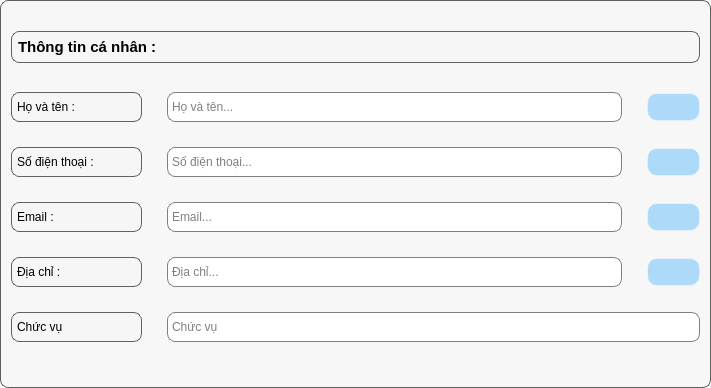
                  <widget class="QWidget" name="widget_30" native="true">
                   <property name="minimumSize">
                    <size>
                     <width>711</width>
                     <height>388</height>
                    </size>
                   </property>
                   <property name="styleSheet">
                    <string notr="true">QWidget {
    border: 1px solid rgba(60, 60, 60, 0.8); /* Viền mỏng màu xám đậm */
    border-radius: 8px; /* Bo góc mềm mại hơn */
    box-shadow: 0 2px 10px rgba(0, 0, 0, 0.15); /* Thêm đổ bóng nhẹ */
    background-color: rgba(245, 245, 245, 0.5); /* Nền trắng đục nhẹ */
    padding: 2px; /* Thêm padding nhỏ */
}
</string>
                   </property>
                   <layout class="QHBoxLayout" name="horizontalLayout_50">
                    <property name="topMargin">
                     <number>4</number>
                    </property>
                    <item>
                     <layout class="QVBoxLayout" name="verticalLayout_7">
                      <property name="spacing">
                       <number>2</number>
                      </property>
                      <property name="bottomMargin">
                       <number>8</number>
                      </property>
                      <item>
                       <widget class="QLabel" name="label_84">
                        <property name="minimumSize">
                         <size>
                          <width>142</width>
                          <height>21</height>
                         </size>
                        </property>
                        <property name="maximumSize">
                         <size>
                          <width>2000</width>
                          <height>32</height>
                         </size>
                        </property>
                        <property name="font">
                         <font>
                          <pointsize>11</pointsize>
                          <weight>75</weight>
                          <bold>true</bold>
                         </font>
                        </property>
                        <property name="text">
                         <string>Thông tin cá nhân : </string>
                        </property>
                       </widget>
                      </item>
                      <item>
                       <layout class="QVBoxLayout" name="verticalLayout_8">
                        <property name="spacing">
                         <number>25</number>
                        </property>
                        <item>
                         <layout class="QGridLayout" name="gridLayout_81">
                          <item row="0" column="0">
                           <widget class="QLabel" name="label_85">
                            <property name="minimumSize">
                             <size>
                              <width>131</width>
                              <height>30</height>
                             </size>
                            </property>
                            <property name="font">
                             <font>
                              <pointsize>9</pointsize>
                             </font>
                            </property>
                            <property name="text">
                             <string>Họ và tên : </string>
                            </property>
                           </widget>
                          </item>
                          <item row="0" column="1">
                           <widget class="QLineEdit" name="hoten_lline_2">
                            <property name="minimumSize">
                             <size>
                              <width>411</width>
                              <height>30</height>
                             </size>
                            </property>
                            <property name="styleSheet">
                             <string notr="true">QLineEdit {
background-color:white;
border : 1px solid grey;
}
QLineEdit:hover{
border : 2px solid #e67e22;
}
</string>
                            </property>
                            <property name="placeholderText">
                             <string>Họ và tên...</string>
                            </property>
                           </widget>
                          </item>
                          <item row="0" column="2">
                           <widget class="QPushButton" name="edit_hoten_3">
                            <property name="minimumSize">
                             <size>
                              <width>53</width>
                              <height>28</height>
                             </size>
                            </property>
                            <property name="font">
                             <font>
                              <pointsize>-1</pointsize>
                              <weight>75</weight>
                              <bold>true</bold>
                             </font>
                            </property>
                            <property name="styleSheet">
                             <string notr="true">QPushButton {
    background-color: rgba(0, 150, 255, 0.3); /* Nền xanh trong suốt */
    color: white;
    font-weight: bold;
    font-size: 14px;
    border-radius: 10px;
    
    /* Viền sáng */
    border: 1.5px solid rgba(255, 255, 255, 0.4);
    
    /* Đổ bóng - QSS hỗ trợ giới hạn */
    border-style: outset;
    border-width: 1px;
    
    /* Gradient xanh */
}

QPushButton:hover {
    background-color: rgba(30, 170, 255, 0.5); /* Xanh sáng hơn khi hover */
    border: 1.5px solid rgba(255, 255, 255, 0.6);
}

QPushButton:pressed {
    background-color: rgba(0, 120, 200, 0.4);
    border: 1.5px solid rgba(255, 255, 255, 0.3);
    padding-top: 9px; /* Tạo hiệu ứng nhấn xuống */
    padding-left: 17px;
}
</string>
                            </property>
                            <property name="text">
                             <string/>
                            </property>
                            <property name="icon">
                             <iconset resource="../../../admin/ui/ui_design/resource.qrc">
                              <normaloff>:/icons/icons/edit-11-xxl (1).png</normaloff>:/icons/icons/edit-11-xxl (1).png</iconset>
                            </property>
                           </widget>
                          </item>
                         </layout>
                        </item>
                        <item>
                         <layout class="QGridLayout" name="gridLayout_82">
                          <item row="0" column="0">
                           <widget class="QLabel" name="label_86">
                            <property name="minimumSize">
                             <size>
                              <width>131</width>
                              <height>30</height>
                             </size>
                            </property>
                            <property name="font">
                             <font>
                              <pointsize>9</pointsize>
                             </font>
                            </property>
                            <property name="text">
                             <string>Số điện thoại : </string>
                            </property>
                           </widget>
                          </item>
                          <item row="0" column="1">
                           <widget class="QLineEdit" name="phonenum_line_3">
                            <property name="minimumSize">
                             <size>
                              <width>411</width>
                              <height>30</height>
                             </size>
                            </property>
                            <property name="styleSheet">
                             <string notr="true">QLineEdit {
background-color:white;
border : 1px solid grey;
}
QLineEdit:hover{
border : 2px solid #e67e22;
}
</string>
                            </property>
                            <property name="placeholderText">
                             <string>Số điện thoại...</string>
                            </property>
                           </widget>
                          </item>
                          <item row="0" column="2">
                           <widget class="QPushButton" name="edit_phonenum_3">
                            <property name="minimumSize">
                             <size>
                              <width>53</width>
                              <height>28</height>
                             </size>
                            </property>
                            <property name="maximumSize">
                             <size>
                              <width>16777215</width>
                              <height>28</height>
                             </size>
                            </property>
                            <property name="font">
                             <font>
                              <pointsize>-1</pointsize>
                              <weight>75</weight>
                              <bold>true</bold>
                             </font>
                            </property>
                            <property name="styleSheet">
                             <string notr="true">QPushButton {
    background-color: rgba(0, 150, 255, 0.3); /* Nền xanh trong suốt */
    color: white;
    font-weight: bold;
    font-size: 14px;
    border-radius: 10px;
    
    /* Viền sáng */
    border: 1.5px solid rgba(255, 255, 255, 0.4);
    
    /* Đổ bóng - QSS hỗ trợ giới hạn */
    border-style: outset;
    border-width: 1px;
    
    /* Gradient xanh */
}

QPushButton:hover {
    background-color: rgba(30, 170, 255, 0.5); /* Xanh sáng hơn khi hover */
    border: 1.5px solid rgba(255, 255, 255, 0.6);
}

QPushButton:pressed {
    background-color: rgba(0, 120, 200, 0.4);
    border: 1.5px solid rgba(255, 255, 255, 0.3);
    padding-top: 9px; /* Tạo hiệu ứng nhấn xuống */
    padding-left: 17px;
}
</string>
                            </property>
                            <property name="text">
                             <string/>
                            </property>
                            <property name="icon">
                             <iconset resource="../../../admin/ui/ui_design/resource.qrc">
                              <normaloff>:/icons/icons/edit-11-xxl (1).png</normaloff>:/icons/icons/edit-11-xxl (1).png</iconset>
                            </property>
                           </widget>
                          </item>
                         </layout>
                        </item>
                        <item>
                         <layout class="QGridLayout" name="gridLayout_83">
                          <item row="0" column="0">
                           <widget class="QLabel" name="label_87">
                            <property name="minimumSize">
                             <size>
                              <width>131</width>
                              <height>30</height>
                             </size>
                            </property>
                            <property name="font">
                             <font>
                              <pointsize>9</pointsize>
                             </font>
                            </property>
                            <property name="text">
                             <string>Email :</string>
                            </property>
                           </widget>
                          </item>
                          <item row="0" column="1">
                           <widget class="QLineEdit" name="email_line_3">
                            <property name="minimumSize">
                             <size>
                              <width>411</width>
                              <height>30</height>
                             </size>
                            </property>
                            <property name="styleSheet">
                             <string notr="true">QLineEdit {
background-color:white;
border : 1px solid grey;
}
QLineEdit:hover{
border : 2px solid #e67e22;
}
</string>
                            </property>
                            <property name="placeholderText">
                             <string>Email...</string>
                            </property>
                           </widget>
                          </item>
                          <item row="0" column="2">
                           <widget class="QPushButton" name="edit_email_3">
                            <property name="minimumSize">
                             <size>
                              <width>53</width>
                              <height>28</height>
                             </size>
                            </property>
                            <property name="maximumSize">
                             <size>
                              <width>16777215</width>
                              <height>28</height>
                             </size>
                            </property>
                            <property name="font">
                             <font>
                              <pointsize>-1</pointsize>
                              <weight>75</weight>
                              <bold>true</bold>
                             </font>
                            </property>
                            <property name="styleSheet">
                             <string notr="true">QPushButton {
    background-color: rgba(0, 150, 255, 0.3); /* Nền xanh trong suốt */
    color: white;
    font-weight: bold;
    font-size: 14px;
    border-radius: 10px;
    
    /* Viền sáng */
    border: 1.5px solid rgba(255, 255, 255, 0.4);
    
    /* Đổ bóng - QSS hỗ trợ giới hạn */
    border-style: outset;
    border-width: 1px;
    
    /* Gradient xanh */
}

QPushButton:hover {
    background-color: rgba(30, 170, 255, 0.5); /* Xanh sáng hơn khi hover */
    border: 1.5px solid rgba(255, 255, 255, 0.6);
}

QPushButton:pressed {
    background-color: rgba(0, 120, 200, 0.4);
    border: 1.5px solid rgba(255, 255, 255, 0.3);
    padding-top: 9px; /* Tạo hiệu ứng nhấn xuống */
    padding-left: 17px;
}
</string>
                            </property>
                            <property name="text">
                             <string/>
                            </property>
                            <property name="icon">
                             <iconset resource="../../../admin/ui/ui_design/resource.qrc">
                              <normaloff>:/icons/icons/edit-11-xxl (1).png</normaloff>:/icons/icons/edit-11-xxl (1).png</iconset>
                            </property>
                           </widget>
                          </item>
                         </layout>
                        </item>
                        <item>
                         <layout class="QGridLayout" name="gridLayout_84">
                          <item row="0" column="0">
                           <widget class="QLabel" name="label_88">
                            <property name="minimumSize">
                             <size>
                              <width>131</width>
                              <height>30</height>
                             </size>
                            </property>
                            <property name="font">
                             <font>
                              <pointsize>9</pointsize>
                             </font>
                            </property>
                            <property name="text">
                             <string>Địa chỉ : </string>
                            </property>
                           </widget>
                          </item>
                          <item row="0" column="1">
                           <widget class="QLineEdit" name="addr_line_3">
                            <property name="minimumSize">
                             <size>
                              <width>411</width>
                              <height>30</height>
                             </size>
                            </property>
                            <property name="styleSheet">
                             <string notr="true">QLineEdit {
background-color:white;
border : 1px solid grey;
}
QLineEdit:hover{
border : 2px solid #e67e22;
}
</string>
                            </property>
                            <property name="placeholderText">
                             <string>Địa chỉ...</string>
                            </property>
                           </widget>
                          </item>
                          <item row="0" column="2">
                           <widget class="QPushButton" name="edit_addr_3">
                            <property name="minimumSize">
                             <size>
                              <width>53</width>
                              <height>28</height>
                             </size>
                            </property>
                            <property name="maximumSize">
                             <size>
                              <width>16777215</width>
                              <height>28</height>
                             </size>
                            </property>
                            <property name="font">
                             <font>
                              <pointsize>-1</pointsize>
                              <weight>75</weight>
                              <bold>true</bold>
                             </font>
                            </property>
                            <property name="styleSheet">
                             <string notr="true">QPushButton {
    background-color: rgba(0, 150, 255, 0.3); /* Nền xanh trong suốt */
    color: white;
    font-weight: bold;
    font-size: 14px;
    border-radius: 10px;
    
    /* Viền sáng */
    border: 1.5px solid rgba(255, 255, 255, 0.4);
    
    /* Đổ bóng - QSS hỗ trợ giới hạn */
    border-style: outset;
    border-width: 1px;
    
    /* Gradient xanh */
}

QPushButton:hover {
    background-color: rgba(30, 170, 255, 0.5); /* Xanh sáng hơn khi hover */
    border: 1.5px solid rgba(255, 255, 255, 0.6);
}

QPushButton:pressed {
    background-color: rgba(0, 120, 200, 0.4);
    border: 1.5px solid rgba(255, 255, 255, 0.3);
    padding-top: 9px; /* Tạo hiệu ứng nhấn xuống */
    padding-left: 17px;
}
</string>
                            </property>
                            <property name="text">
                             <string/>
                            </property>
                            <property name="icon">
                             <iconset resource="../../../admin/ui/ui_design/resource.qrc">
                              <normaloff>:/icons/icons/edit-11-xxl (1).png</normaloff>:/icons/icons/edit-11-xxl (1).png</iconset>
                            </property>
                           </widget>
                          </item>
                         </layout>
                        </item>
                        <item>
                         <layout class="QGridLayout" name="gridLayout_85">
                          <property name="bottomMargin">
                           <number>0</number>
                          </property>
                          <item row="0" column="1">
                           <widget class="QLineEdit" name="chucvu_line_3">
                            <property name="minimumSize">
                             <size>
                              <width>411</width>
                              <height>30</height>
                             </size>
                            </property>
                            <property name="styleSheet">
                             <string notr="true">QLineEdit {
background-color:white;
border : 1px solid grey;
}
QLineEdit:hover{
border : 2px solid #e67e22;
}
</string>
                            </property>
                            <property name="placeholderText">
                             <string>Chức vụ</string>
                            </property>
                           </widget>
                          </item>
                          <item row="0" column="0">
                           <widget class="QLabel" name="label_89">
                            <property name="minimumSize">
                             <size>
                              <width>131</width>
                              <height>30</height>
                             </size>
                            </property>
                            <property name="font">
                             <font>
                              <pointsize>9</pointsize>
                             </font>
                            </property>
                            <property name="text">
                             <string>Chức vụ</string>
                            </property>
                           </widget>
                          </item>
                         </layout>
                        </item>
                       </layout>
                      </item>
                     </layout>
                    </item>
                   </layout>
                  </widget>
